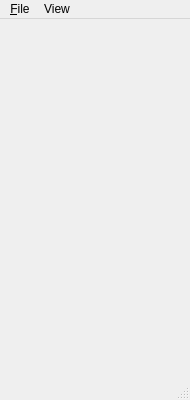
<?xml version="1.0" encoding="UTF-8"?>
<ui version="4.0">
 <class>MainWindow</class>
 <widget class="QMainWindow" name="MainWindow">
  <property name="geometry">
   <rect>
    <x>0</x>
    <y>0</y>
    <width>190</width>
    <height>400</height>
   </rect>
  </property>
  <property name="sizePolicy">
   <sizepolicy hsizetype="Minimum" vsizetype="Minimum">
    <horstretch>0</horstretch>
    <verstretch>0</verstretch>
   </sizepolicy>
  </property>
  <property name="minimumSize">
   <size>
    <width>100</width>
    <height>100</height>
   </size>
  </property>
  <property name="maximumSize">
   <size>
    <width>300</width>
    <height>849</height>
   </size>
  </property>
  <property name="windowTitle">
   <string>qShowDesigner</string>
  </property>
  <widget class="QWidget" name="centralWidget">
   <property name="sizePolicy">
    <sizepolicy hsizetype="Minimum" vsizetype="Minimum">
     <horstretch>0</horstretch>
     <verstretch>0</verstretch>
    </sizepolicy>
   </property>
   <property name="minimumSize">
    <size>
     <width>100</width>
     <height>100</height>
    </size>
   </property>
   <property name="maximumSize">
    <size>
     <width>500</width>
     <height>800</height>
    </size>
   </property>
   <layout class="QVBoxLayout" name="verticalLayout">
    <item>
     <layout class="QGridLayout" name="gridLayout" columnstretch="0"/>
    </item>
   </layout>
  </widget>
  <widget class="QMenuBar" name="menuBar">
   <property name="geometry">
    <rect>
     <x>0</x>
     <y>0</y>
     <width>190</width>
     <height>27</height>
    </rect>
   </property>
   <widget class="QMenu" name="menuFile">
    <property name="title">
     <string>&amp;File</string>
    </property>
    <addaction name="action_Connect"/>
    <addaction name="actionExit"/>
   </widget>
   <widget class="QMenu" name="menuView">
    <property name="title">
     <string>View</string>
    </property>
    <addaction name="actionAlways_on_top"/>
   </widget>
   <addaction name="menuFile"/>
   <addaction name="menuView"/>
  </widget>
  <widget class="QStatusBar" name="statusBar"/>
  <action name="action_Connect">
   <property name="text">
    <string>&amp;Connect</string>
   </property>
  </action>
  <action name="actionExit">
   <property name="text">
    <string>E&amp;xit</string>
   </property>
  </action>
  <action name="actionAlways_on_top">
   <property name="checkable">
    <bool>true</bool>
   </property>
   <property name="text">
    <string>Always on top</string>
   </property>
  </action>
 </widget>
 <layoutdefault spacing="6" margin="11"/>
 <resources/>
 <connections/>
</ui>
